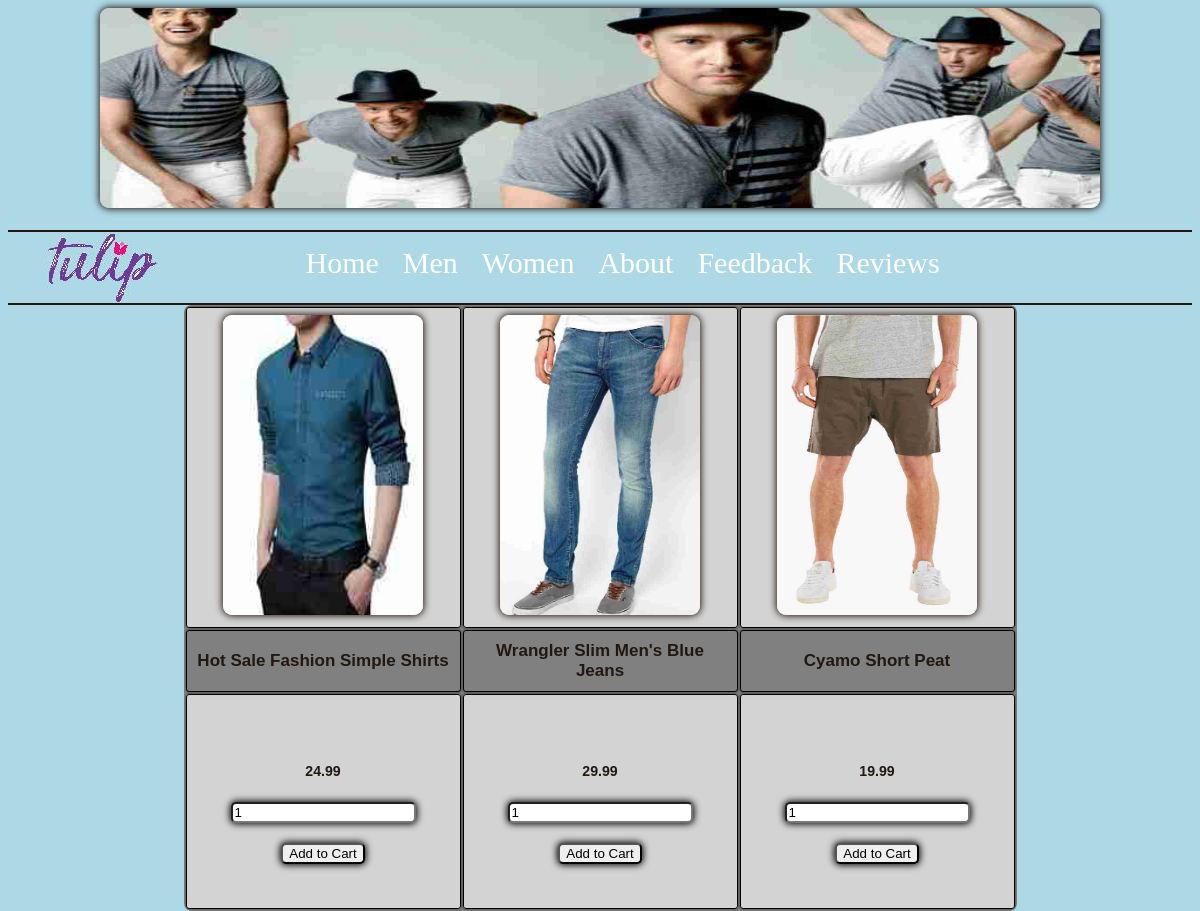
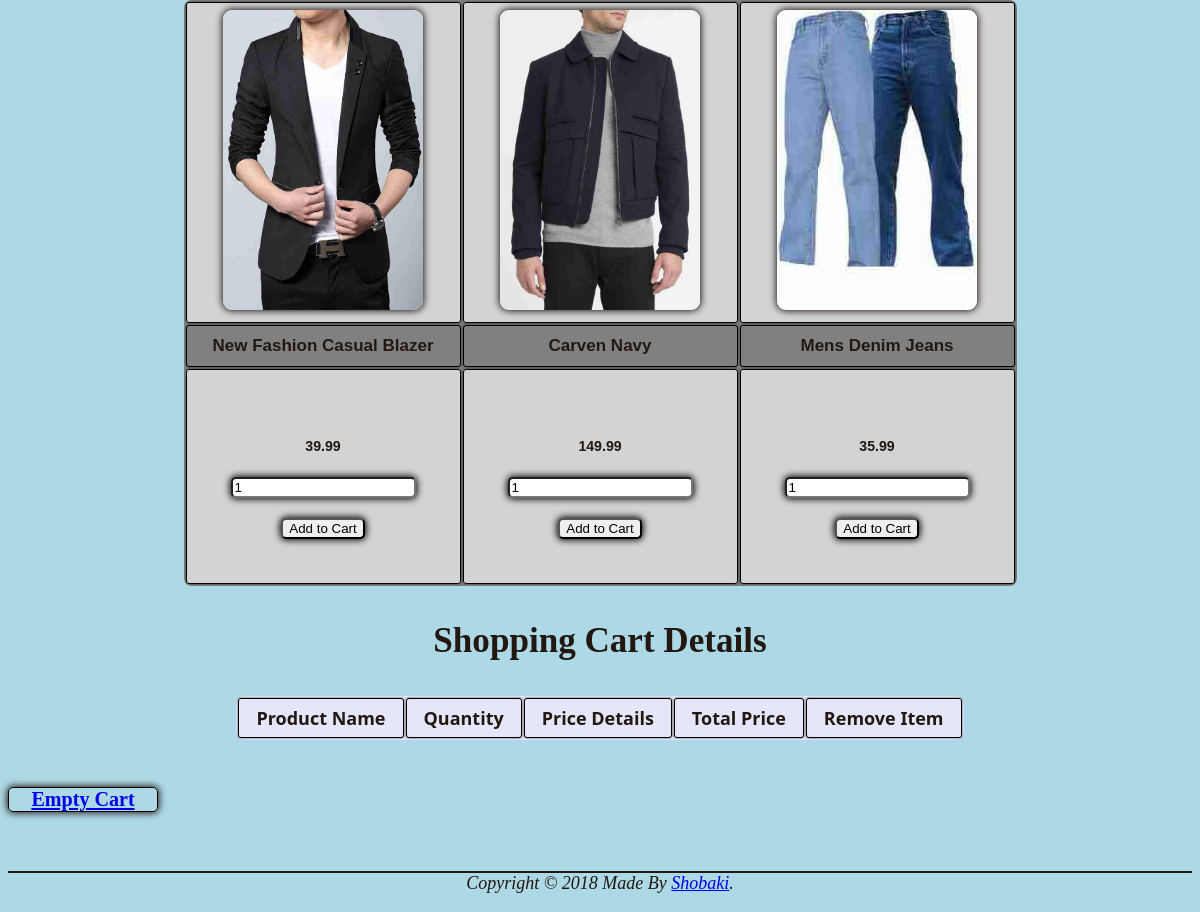
Page /men.php on the committed database (2 pictures, top to bottom).
### tables this page shows
CREATE TABLE Product 
(
id int NOT NULL AUTO_INCREMENT,
pname varchar(255),
price double,
    
PRIMARY KEY (id)
);

### men.php (the view, shortened to what this page needs)
<?php
$conn = mysqli_connect("localhost", "root", "Password", "Product_Details");
?>
<!DOCTYPE html>
<html lang="en">
		<head>
			<link rel="stylesheet" href="css/tulip.css">
		</head>
		<body>
			<header>
				<div class="container">
				</div>
			</header>
			<nav>
				<ul>
					<li><div class="logo"></div>       </li>
					<li><a href="index.php">Home</a>   </li>
					<li><a href="men.php">Men</a>      </li>
					<li><a href="women.php">Women</a>      </li>
					<li><a href="about.php">About</a>      </li>
					<li><a href="contact.php">Feedback</a>      </li>
                     <li><a href="view_contacts.php">Reviews</a>      </li>
				</ul>
			</nav>
			<main>
				<table class="products">
					  <tr>
						<th><img src="images/mena.jpeg" alt="Men cloth pic" width="200px" height="300px"></th>
						<th><img src="images/men089.jpeg" alt="Men cloth pic" width="200px" height="300px"></th>
						<th><img src="images/men344.jpeg" alt="Men cloth pic" width="200px" height="300px"></th>
					  </tr>
					  <tr>
						<td>Hot Sale Fashion Simple Shirts</td>
						<td>Wrangler Slim Men's Blue Jeans</td>
						<td>Cyamo Short Peat</td>
					  </tr>
					  <tr>
						  <?php
                       $q = " select * from Product where id = 1";
                        $r = mysqli_query($conn,$q);
                        if(mysqli_num_rows($r) > 0){
                          $row = mysqli_fetch_array($r)
                                ?>
						<td><form method="post"
							action="men.php">
                            <h5><?php echo $row["price"];?></h5>
                            <input type="text" name="quantity" value="1">
                            <br><br>
                            <input type="submit" name="add1" value="Add to Cart">
							</form></td>
                          <?php
                        }
                    ?>
						  <?php
                       $q = " select * from Product where id = 2";
                        $r = mysqli_query($conn,$q);
                        if(mysqli_num_rows($r) > 0){
                          $row = mysqli_fetch_array($r)
                                ?>
						<td><form method="post"
							action="men.php">
                            <h5><?php echo $row["price"];?></h5>
                            <input type="text" name="quantity" value="1">
                            <br><br>
                            <input type="submit" name="add2" value="Add to Cart">
							</form></td>
                          <?php
                        }
                    ?>
						  <?php
                       $q = " select * from Product where id = 3";
                        $r = mysqli_query($conn,$q);
                        if(mysqli_num_rows($r) > 0){
                          $row = mysqli_fetch_array($r)
                                ?>
						<td><form method="post"
							action="men.php">
                            <h5><?php echo $row["price"];?></h5>
                            <input type="text" name="quantity" value="1">
                            <br><br>
                            <input type="submit" name="add3" value="Add to Cart">
							</form></td>
                          <?php
                        }
                    ?>
					  </tr>
				</table>
				<table class="products">
					  <tr>
						<th><img src="images/mend445.jpeg" alt="Men cloth pic" width="200px" height="300px"></th>
						<th><img src="images/mene665.jpeg" alt="Men cloth pic" width="200px" height="300px"></th>
						<th><img src="images/menf123.jpeg" alt="Men cloth pic" width="200px" height="300px"></th>
					  </tr>
					  <tr>
						<td>New Fashion Casual Blazer</td>
						<td>Carven Navy</td>
						<td>Mens Denim Jeans</td>
					  </tr>
					  <tr>
						  <?php
                       $q = " select * from Product where id = 4";
                        $r = mysqli_query($conn,$q);
                        if(mysqli_num_rows($r) > 0){
                          $row = mysqli_fetch_array($r)
                                ?>
						<td><form method="post"
							action="men.php">
                            <h5><?php echo $row["price"];?></h5>
                            <input type="text" name="quantity" value="1">
                            <br><br>
                            <input type="submit" name="add4" value="Add to Cart">
							</form></td>
                          <?php
                        }
                    ?>
						  <?php
                       $q = " select * from Product where id = 5";
                        $r = mysqli_query($conn,$q);
                        if(mysqli_num_rows($r) > 0){
                          $row = mysqli_fetch_array($r)
                                ?>
						<td><form method="post"
							action="men.php">
                            <h5><?php echo $row["price"];?></h5>
                            <input type="text" name="quantity" value="1">
                            <br><br>
                            <input type="submit" name="add5" value="Add to Cart">
							</form></td>
                          <?php
                        }
                    ?>
						  <?php
                       $q = " select * from Product where id = 6";
                        $r = mysqli_query($conn,$q);
                        if(mysqli_num_rows($r) > 0){
                          $row = mysqli_fetch_array($r)
                                ?>
						<td><form method="post"
							action="men.php">
                            <h5><?php echo $row["price"];?></h5>
                            <input type="text" name="quantity" value="1">
                            <br><br>
                            <input type="submit" name="add6" value="Add to Cart">
							</form></td>
                          <?php
                        }
                    ?>
					  </tr>
				</table>
                <h3>Shopping Cart Details</h3>
                <table>
                    <tr>
                         <th >Product Name</th>
                        <th >Quantity</th>
                        <th >Price Details</th>
                        <th>Total Price</th>
                        <th>Remove Item</th>
                    </tr>
                </table>
			 <h6 class="endsession"><a href="men.php?action=end_session">Empty Cart</a></h6>
			</main>
			<footer>
				Copyright &copy 2018 Made By <a href="contact.php">Shobaki</a>.
			</footer>
		</body>
</html>

### css/tulip.css (style rules this page uses)
body { background-color: lightblue; color: #221811; font-family: Georgia, Times, Times New Roman, serif; font-size: 30px; }
header { padding-bottom:.5em; min-width: 800px; max-width: 1000px; margin-right:auto; margin-left: auto; }
h3 { text-align: center; }
.logo { background-color: lightblue; background-image: url(../images/logo.jpeg); background-repeat:no-repeat; width: 115px; height: 70px; float:left; margin-right:4.5em; margin-top: 1px; }
img { border-radius: 9px; box-shadow: 0 0 7px 1px; }
input { border-radius: 5px; box-shadow: 0 0 7px 1px; }
.container { position: relative; }
ul { list-style-type: none; margin: 0; padding-left: 3%; overflow: hidden; background-color: lightblue; border-bottom: 2px solid #221811; border-top: 2px solid #221811; }
li { float: left; }
li a { display: block; color: white; text-align: center; padding: 14px 12px; text-decoration: none; border-radius: 5px; }
footer { margin-top:5%; text-align: center; font-size: .60em; font-style: italic; padding-bottom: 10px; border-top: 2px solid #221811; }
* { box-sizing: border-box; }
.products { font-family: arial, sans-serif; font-size:15px; font-weight:bold; margin: auto; width: 90%; background-color: gray; max-width: 20px; }
.products td, th { text-align:center; padding: 10px; border: 1px solid black; }
.products tr:nth-of-type(odd) { background-color: lightgray; }
.products form { padding:2em; }
table { border-radius: 8px; margin:auto; font-family: "Lucida Sans Unicode", "Lucida Grande", "Segoe Ui"; font-size: 12px; background-color: lavender; }
td { border-radius: 3px; font-size: 17px; box-shadow: 0 0 2px 0; }
th { border-radius: 3px; box-shadow: 0 0 2px 0; border: 1px solid black; padding: 7px 17px; font-size: 18px; }
.endsession { float: rightt; border: 1px solid black; text-align: center; border-radius: 5px; box-shadow: 0 0 7px 1px; width:150px; }

### rows in the picture
product: price "24.99"
product: price "29.99"
product: price "19.99"
product: price "39.99"
product: price "149.99"
product: price "35.99"
